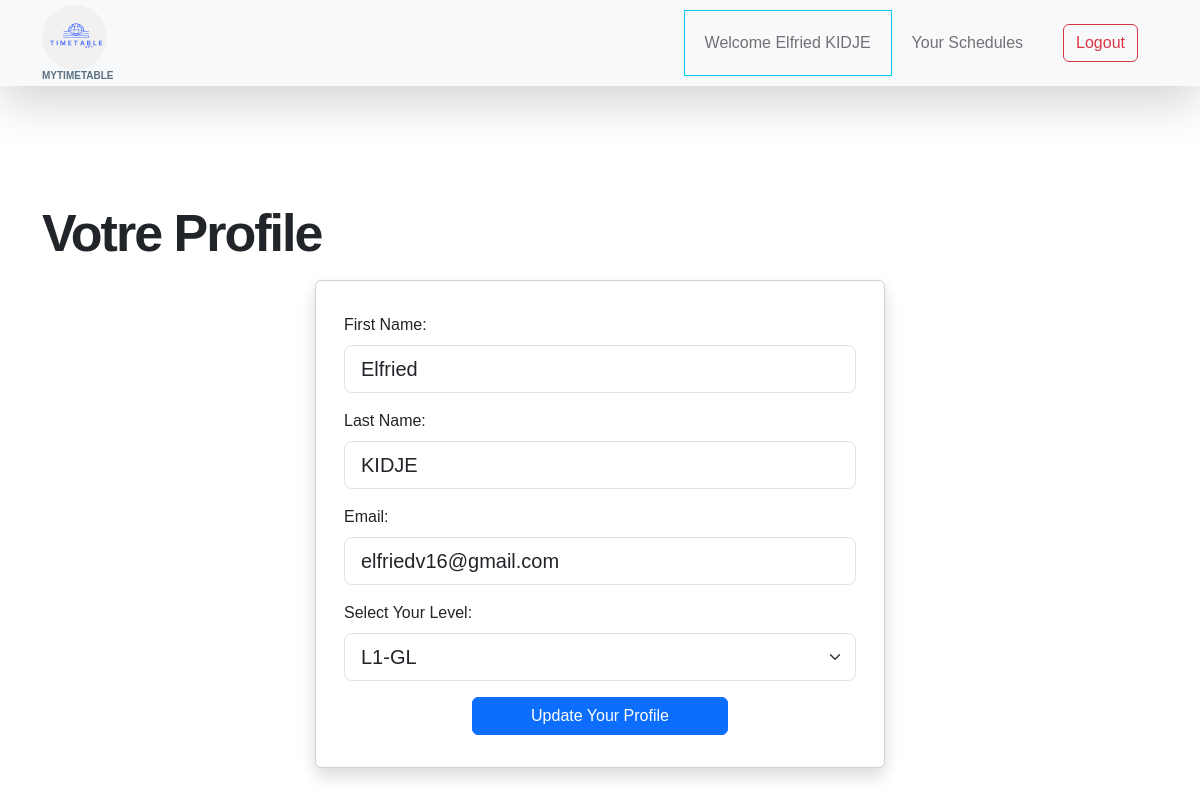
The page /your-profile (signed in) on the database its author committed.
### authentification/models.py (models this page shows, shortened)
class MyUser(AbstractBaseUser, PermissionsMixin):
    email = models.EmailField(
        verbose_name="email address",
        max_length=255,
        unique=True,null=True
    )
    first_name = models.CharField(max_length=40, null=True, blank=True)
    last_name = models.CharField(max_length=40,null=True, blank=True)
    password = models.CharField(max_length=255)
    level = models.ForeignKey(
        Level, on_delete=models.CASCADE, null=True, blank=True)
    is_active = models.BooleanField(default=True)
    is_staff = models.BooleanField(default=False)
    is_teacher = models.BooleanField(default=False)
    objects = MyUserManager()
    USERNAME_FIELD = 'email'
    groups = models.ManyToManyField(Group, related_name='myuser_groups', blank=True)
    user_permissions = models.ManyToManyField(Permission, related_name='myuser_permissions', blank=True)

### acceuil/views.py (the view, shortened to what this page needs)
# urls.py: path('your-profile', views.profile, name="profile"),
@login_required
def profile(request):
    error, success = (None, None)
    context = {
        'levels': Level.objects.all(),
        'error': error,
        'success': success,
    }
    return render(request, 'acceuil/profile.html', context)

### template/acceuil/profile.html (shortened to what this page needs)
{% extends 'base/base.html' %}
{% block 'main' %}
<div class="my-3">
    <h1 class="">Votre Profile</h1>
</div>
<div>
    <div class="row">
        <div class="card shadow rounded col-11 col-lg-6 mx-auto">
            <div class="card-body">
                <form action="" method="post">
                    <div class="my-3">
                        <label for="first_name_id" class="form-label">First Name:</label>
                        <input type="text" name="first_name" id="first_name_id" class="form-control form-control-lg" required
                            placeholder="Enter your First Name" value="{{ user.first_name }}">
                    </div>
                    <div class="my-3">
                        <label for="last_name_id" class="form-label">Last Name:</label>
                        <input type="text" name="last_name" id="last_name_id" class="form-control form-control-lg" required
                            placeholder="Enter your Last Name" value="{{ user.last_name }}">
                    </div>
                    <div class="my-3">
                        <label for="email_id" class="form-label">Email:</label>
                        <input type="email" name="email" id="email_id" class="form-control form-control-lg" required
                            placeholder="Enter your valid email" value="{{ user.email }}">
                    </div>
                    {% if not user.is_superuser %}
                    <div class="my-3">
                        <label for="level_id" class="form-label">Select Your Level:</label>
                        <select name="level_id" id="level_id" class="form-control form-select form-select-lg">
                            {% for level in levels %}
                            <option value="{{ level.id }}" {% if user.level.id == level.id %} selected {% endif %}> {{ level.label }} </option>
                            {% endfor %}
                        </select>
                    </div>
                    {% endif %}
                    <div class="my-3 text-center">
                        <button class="btn btn-primary w-50 mx-auto">Update Your Profile</button>
                    </div>
                </form>
            </div>
        </div>
    </div>
</div>
{% endblock %}

### template/base/header.html (shortened to what this page needs)
{% load static %}
<nav class="navbar navbar-expand-lg bg-light shadow-lg">
    <div class="container">
        <a class="navbar-brand" href="{% url 'home' %}">
            <span>
                <img src="{% static 'img/timetable.png' %}" alt="" style="height: 65px; border-radius: 50px;">
                <small>myTimeTable</small> </span>
        </a>
        <div class="collapse navbar-collapse" id="navbarNav">
            <ul class="navbar-nav ms-auto">
                {% if user.is_authenticated %}
                <li class="nav-item align-self-center c-url" data-url="{% url 'profile' %}">
                    <a href="{% url 'profile' %}" class="nav-link click-scroll align-self-center">
                        Welcome {{ user.first_name }} {{ user.last_name }}</a>
                </li>
                {% if user.is_superuser %}
                <li class="nav-item align-self-center c-url" data-url="{% url 'subject' %}">
                    <a class="nav-link click-scroll" href="{% url 'subject' %}">Subjects</a>
                </li>
                <li class="nav-item align-self-center c-url" data-url="{% url 'teacher' %}">
                    <a class="nav-link click-scroll" href="{% url 'teacher' %}">Teachers</a>
                </li>
                <li class="nav-item align-self-center c-url" data-url="{% url 'level' %}">
                    <a class="nav-link click-scroll" href="{% url 'level' %}">Levels</a>
                </li>
                <li class="nav-item align-self-center c-url" data-url="{% url 'classroom' %}">
                    <a class="nav-link click-scroll" href="{% url 'classroom' %}">Classroom</a>
                </li>
                <li class="nav-item align-self-center c-url" data-url="{% url 'timetable' 99999999999 %}">
                    <a class="nav-link click-scroll" href="{% url 'timetable' 99999999999 %}">Schedules</a>
                </li>
                {% else %}
                <li class="nav-item align-self-center c-url" data-url="{% url 'timetables.students' %}">
                    <a class="nav-link click-scroll" href="{% url 'timetables.students' %}">Your Schedules</a>
                </li>
                {% endif %}
                <li class="nav-item align-self-center">
                    <span class="nav-link click-scroll" href="{% url 'logout' %}">
                        <a class="btn btn-outline-danger" href="{% url 'logout' %}">Logout</a>
                    </span>
                </li>
                {% endif %}
            </ul>
        </div>
    </div>
</nav>

### static/css/style.css (style rules this page uses)
html, body { overflow-x: hidden!important; }
.statut { background-image: url('../img/calendar-with-pencil-monstera-leaf.jpg' ); background-size: cover; }

### rows shown on the page
MyUser: first_name "Elfried", last_name "KIDJE", email "elfriedv16@gmail.com"

### other values the page prints
form field level_id "L1-GL"
